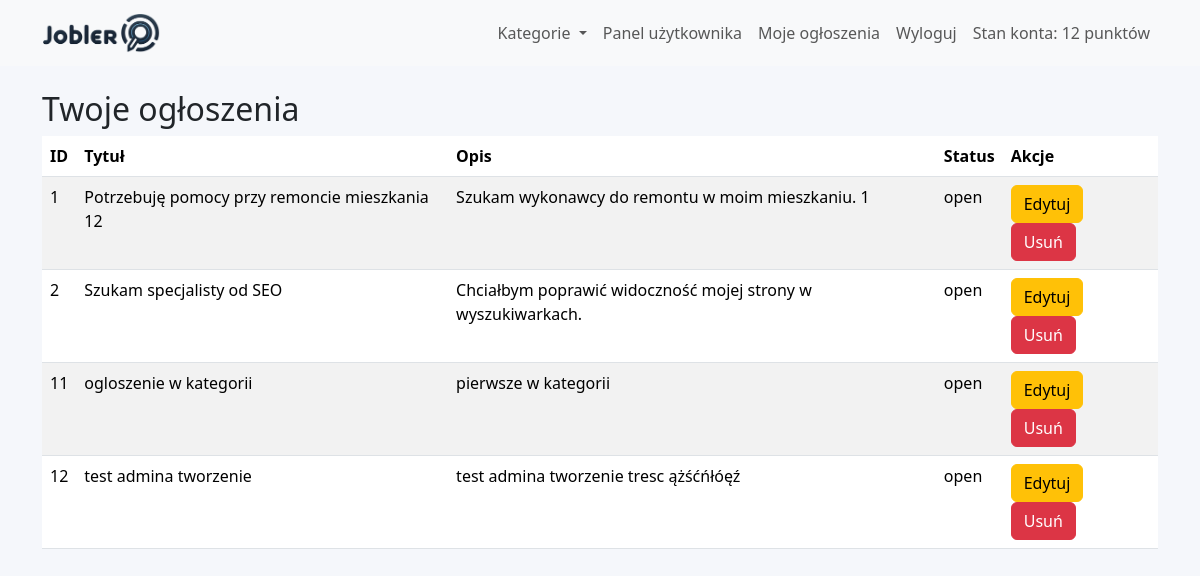
The app's page /views/user/job_list.php (signed in), older data.
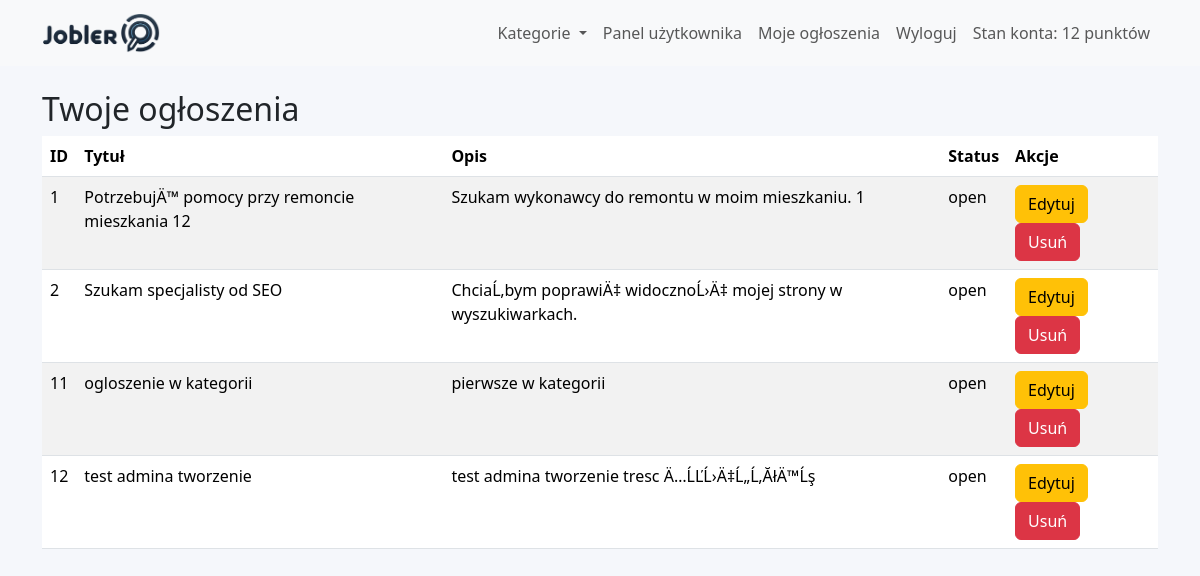
The same page, newer data.
### tables this page shows
CREATE TABLE `jobs` (
  `id` int(11) NOT NULL,
  `user_id` int(11) NOT NULL,
  `title` varchar(255) NOT NULL,
  `description` text NOT NULL,
  `status` enum('open','in_progress','closed') NOT NULL DEFAULT 'open',
  `created_at` timestamp NOT NULL DEFAULT current_timestamp(),
  `updated_at` timestamp NOT NULL DEFAULT current_timestamp() ON UPDATE current_timestamp(),
  `points_required` int(11) NOT NULL DEFAULT 1,
  `category_id` int(11) DEFAULT NULL,
  `executor_id` int(11) DEFAULT NULL
);

### models/Database.php (called while the page is built, shortened)
<?php
class Database {
    private static $pdo;
    public static function getConnection() {
        if (self::$pdo == null) {
            try {
                self::$pdo = new PDO(
                    'mysql:host=localhost;dbname=jobler',
                    'root',
                    ''
                );
                self::$pdo->setAttribute(PDO::ATTR_ERRMODE, PDO::ERRMODE_EXCEPTION);
                self::$pdo->setAttribute(PDO::ATTR_DEFAULT_FETCH_MODE, PDO::FETCH_ASSOC);
            } catch (PDOException $e) {
                die("Connection failed: " . $e->getMessage());
            }
        }
        return self::$pdo;
    }
}
?>

### models/Job.php (called while the page is built, shortened)
<?php
include_once('Database.php');
class Job {
    private $pdo;
    public function __construct() {
        $this->pdo = Database::getConnection();
    }
    public function getUserJobs($userId) {
        $sql = "SELECT * FROM jobs WHERE user_id = :user_id";
        $stmt = $this->pdo->prepare($sql);
        $stmt->bindParam(':user_id', $userId);
        $stmt->execute();
        return $stmt->fetchAll(PDO::FETCH_ASSOC);
    }
}
?>

### views/user/job_list.php (the view, shortened to what this page needs)
<?php
include_once('../../models/Job.php');
$jobModel = new Job();
$userId = $_SESSION['user_id'];
$jobs = $jobModel->getUserJobs($userId);
include('../partials/header.php');
?>
<div class="job-list">
    <h2>Twoje ogłoszenia</h2>
    <?php if (!empty($jobs)) : ?>
        <table class="table table-striped">
            <thead>
                <tr>
                    <th>ID</th>
                    <th>Tytuł</th>
                    <th>Opis</th>
                    <th>Status</th>
                    <th>Akcje</th>
                </tr>
            </thead>
            <tbody>
                <?php foreach ($jobs as $job) : ?>
                    <tr>
                        <td><?php echo htmlspecialchars($job['id']); ?></td>
                        <td><?php echo htmlspecialchars($job['title']); ?></td>
                        <td><?php echo htmlspecialchars($job['description']); ?></td>
                        <td><?php echo htmlspecialchars($job['status']); ?></td>
                        <td>
                            <a href="edit_job.php?id=<?php echo $job['id']; ?>" class="btn btn-warning">Edytuj</a>
                            <a href="delete_job.php?id=<?php echo $job['id']; ?>" class="btn btn-danger" onclick="return confirm('Na pewno chcesz usunąć to ogłoszenie?')">Usuń</a>
                        </td>
                    </tr>
                <?php endforeach; ?>
            </tbody>
        </table>
    <?php else : ?>
        <p>Nie masz żadnych ogłoszeń. <a href="create_job.php">Dodaj nowe ogłoszenie</a></p>
    <?php endif; ?>
</div>

Row changes from the older to the newer data that the page shows:
changed jobs "Szukam wykonawcy do remontu w moim mieszkaniu. 1": title "Potrzebuję pomocy przy remoncie mieszkania 12" → "PotrzebujÄ™ pomocy przy remoncie mieszkania 12"
changed jobs "Szukam specjalisty od SEO": description "Chciałbym poprawić widoczność mojej strony w wyszukiwarkach." → "ChciaĹ‚bym poprawiÄ‡ widocznoĹ›Ä‡ mojej strony w wyszukiwarkach."
changed jobs "test admina tworzenie": description "test admina tworzenie tresc ążśćńłóęź" → "test admina tworzenie tresc Ä…ĹĽĹ›Ä‡Ĺ„Ĺ‚ĂłÄ™Ĺş"
